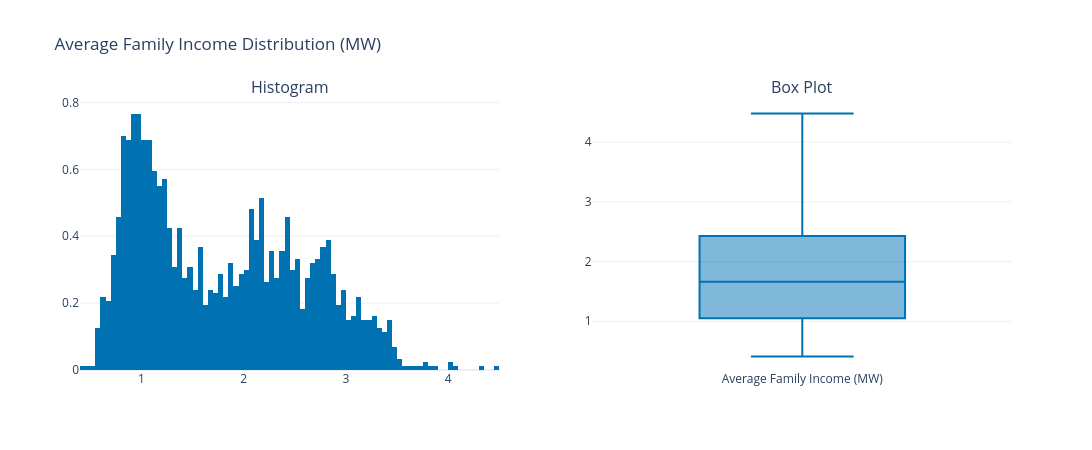

The notebook cell this image was saved under:
### Code cell
col_income = 'FAMILY_INCOME_SM_AVG'
income_2c = df[col_income].round(2)

fig = make_subplots(
    rows=1,
    cols=2,
    subplot_titles=('Histogram', 'Box Plot')
)

fig.add_trace(
    go.Histogram(
        x=income_2c,
        nbinsx=200,
        histnorm='probability density',
        marker_color='#0072B2',
        name='Average Family Income (MW)'
    ),
    row=1, col=1
)

fig.add_trace(
    go.Box(
        y=income_2c,
        marker_color='#0072B2',
        name='Average Family Income (MW)'
    ),
    row=1, col=2
)

fig.update_layout(
    title_text='Average Family Income Distribution (MW)',
    showlegend=False,
    width=1200,
    height=450,
    template='plotly_white'
)

fig.show()

### Figure 1 — Plotly figure (JSON) as saved in the notebook; plotly's stock layout.template omitted (floating-point values rounded to 4 significant figures; data arrays with more than 128 entries replaced by an {"elided": "..."} marker saying what was removed)
{"data": [{"histnorm": "probability density", "marker": {"color": "#0072B2"}, "name": "Average Family Income (MW)", "nbinsx": 200, "type": "histogram", "x": {"elided": "1747 float values"}, "xaxis": "x", "yaxis": "y"}, {"marker": {"color": "#0072B2"}, "name": "Average Family Income (MW)", "type": "box", "xaxis": "x2", "y": {"elided": "1747 float values"}, "yaxis": "y2"}], "layout": {"annotations": [{"font": {"size": 16}, "showarrow": false, "text": "Histogram", "x": 0.225, "xanchor": "center", "xref": "paper", "y": 1, "yanchor": "bottom", "yref": "paper"}, {"font": {"size": 16}, "showarrow": false, "text": "Box Plot", "x": 0.775, "xanchor": "center", "xref": "paper", "y": 1, "yanchor": "bottom", "yref": "paper"}], "height": 450, "showlegend": false, "title": {"text": "Average Family Income Distribution (MW)"}, "width": 1200, "xaxis": {"anchor": "y", "domain": [0, 0.45]}, "xaxis2": {"anchor": "y2", "domain": [0.55, 1]}, "yaxis": {"anchor": "x", "domain": [0, 1]}, "yaxis2": {"anchor": "x2", "domain": [0, 1]}}}
